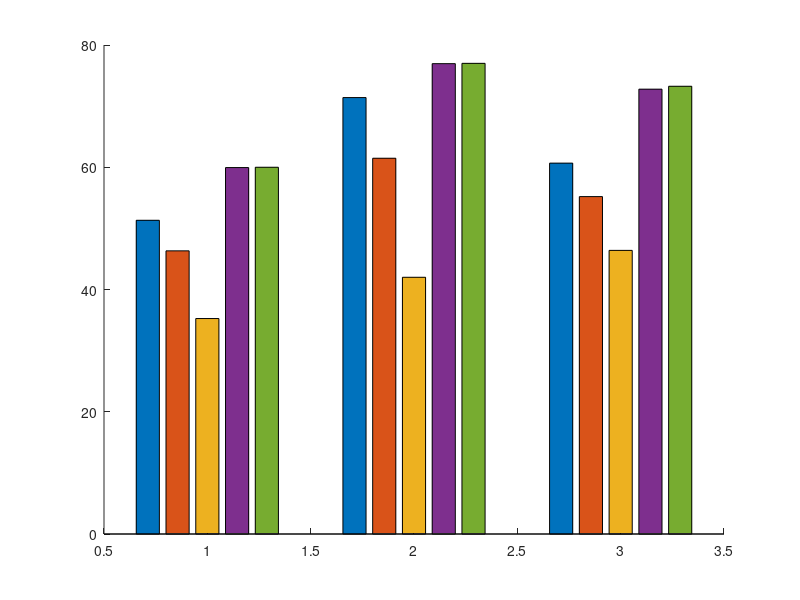

Source code (MATLAB): (Note: this script raises an error after producing the figure.)
s=zeros(3, 5)
s=[2053 1853 1410 2398 2400 
   2856 2459 1680 3078 3080
   2427 2208 1856 2911 2930]



   

h=subplot(1,1,1);
hold on;
bar(s/4.0*6/6000*100);

legend('MCF', 'EDF', 'RR', 'MSC', 'OMNI', 2);

set(h,'FontSize', 22, 'FontName', 'Times New Roman');    
set(gca,'XTickLabel', {'Interrupted','Staggered','Complex'});
set(gca,'XTick', [1:3]);
xlabel('Different Query Settings');
ylabel('Completeness (\times100%)');
axis([0.5 3.5 0 100]);

filename = ['different_times.eps'];
saveas(h, filename,'psc2');         
